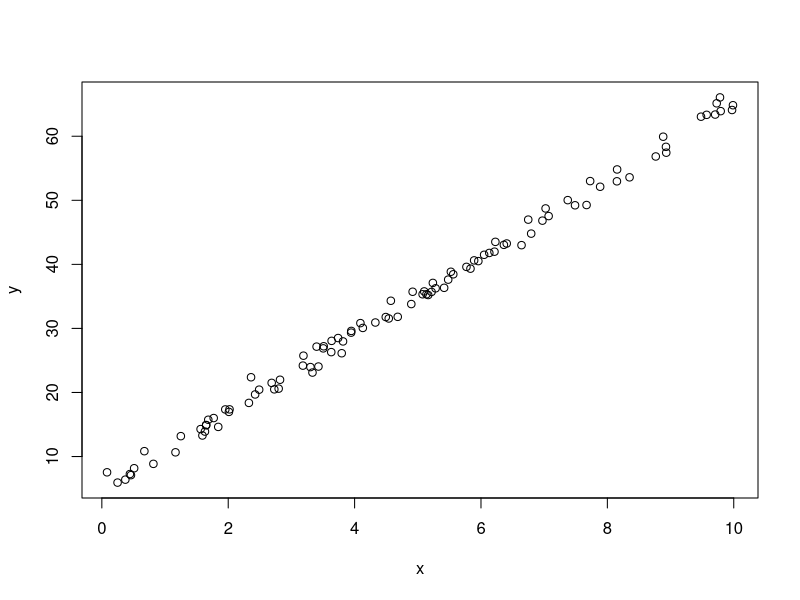
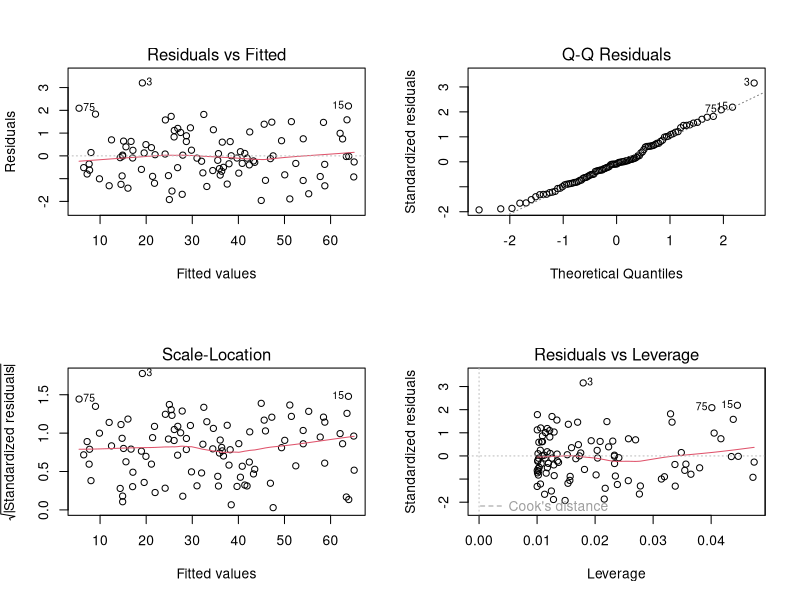
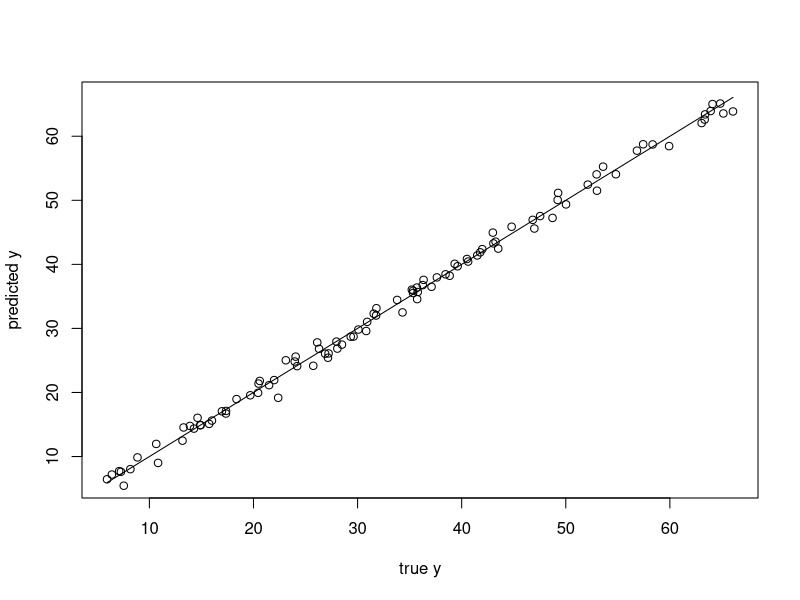
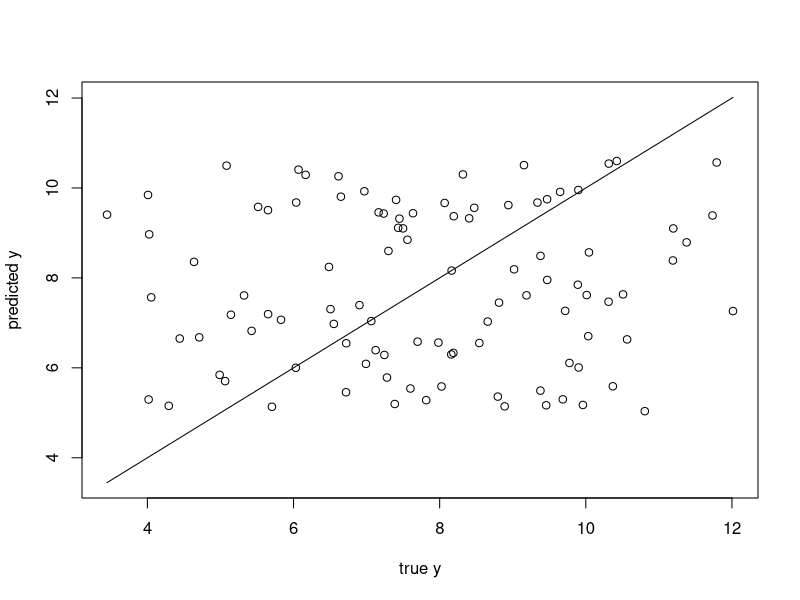
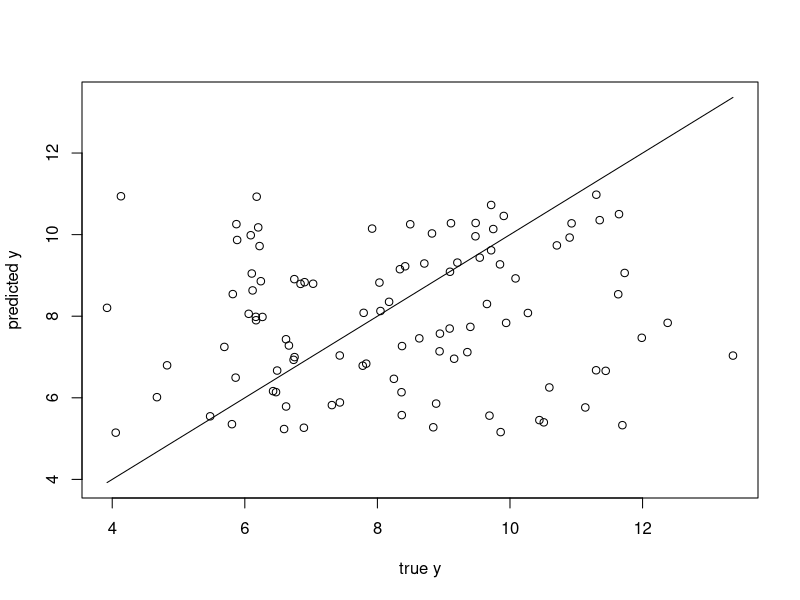
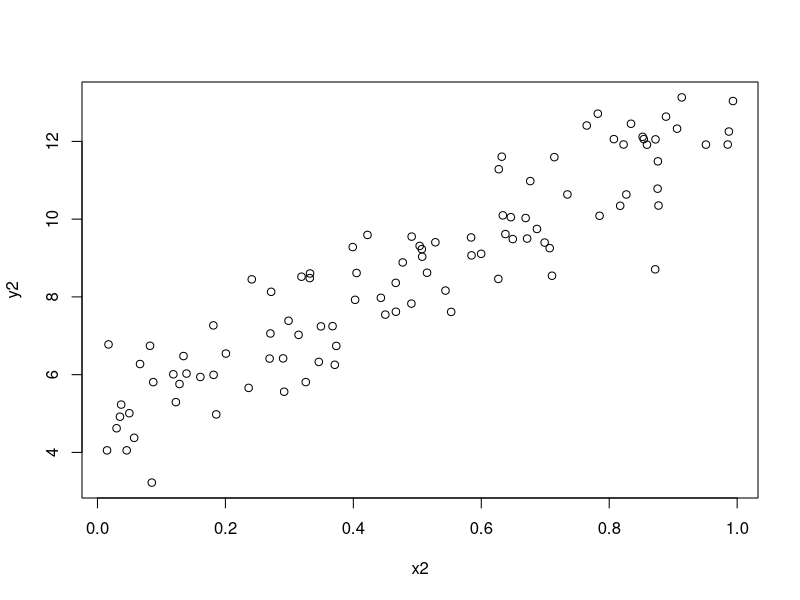
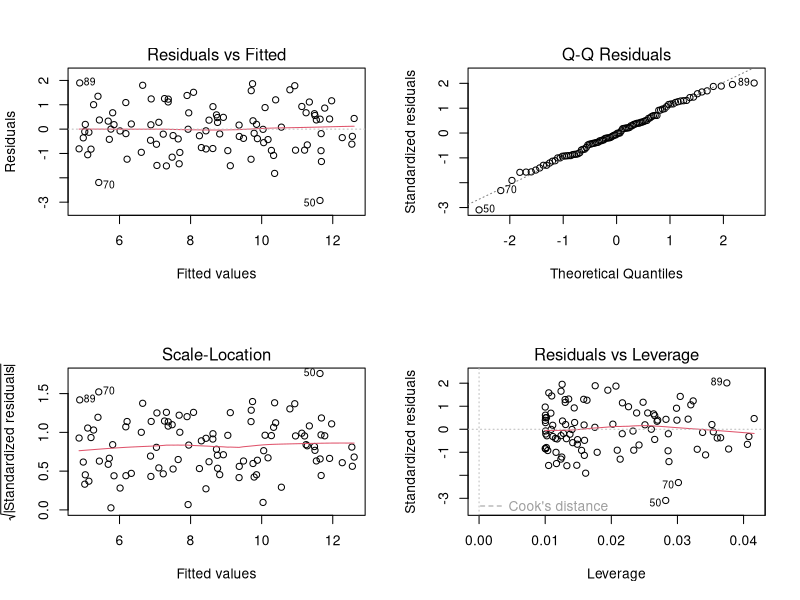
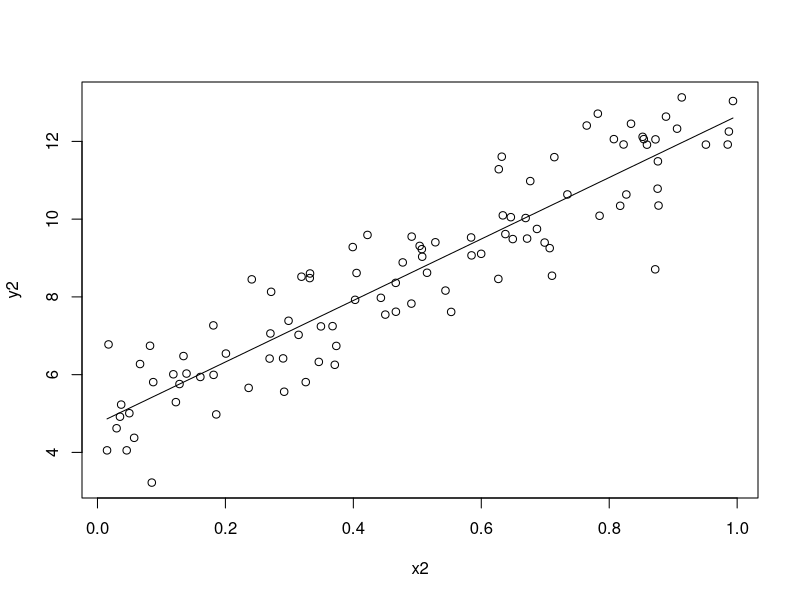

Write the R code that produced these figures, in order.
x <- runif(100, 0, 10)                  # 100 draws between 0 & 10
y <- 5 + 6*x + rnorm(100)               # beta = [2, 3] and sigma = 1
#Plot it
plot (x,y)
# OLS model
d <- lm(y ~ x)
# Learn about this object by saying ?lm and str(d)
str(d)
# Compact model results --
print(d)
# Pretty graphics for regression diagnostics --
par(mfrow=c(2,2))
plot(d)
ypred <- predict(d)
par(mfrow=c(1,1))
plot(y,y, type="l", xlab="true y", ylab="predicted y")
points(y, ypred)

d1 <- summary(d)
# Detailed model results --
print(d1)
summary(d1)
# Learn about this object by saying ?summary.lm and by saying str(d)
cat("OLS gave slope of ", d1$coefficients[2,1],   
    "and an R-sqr of ", d1$r.squared, "\n")
x1 <- runif(100)
# introduce a slight nonlinearity
y1 = 5 + 6*x1 + 0.1*x1*x1 + rnorm(100) 
m <- lm(y1 ~ x1)
x2 <- runif(100)
y2 = 5 + 6*x2  + 0.1*x2*x2 + rnorm(100)
y2pred <- predict(m,data.frame(x2))

par(mfrow=c(1,1))
plot(y2,y2, type="l", xlab="true y", ylab="predicted y")
points(y2, y2pred)

# Learn about this object by saying ?summary.lm and by saying str(d)
cat("OLS gave slope of ", d1$coefficients[2,1],   
    "and an R-sqr of ", d1$r.squared, "\n")

x1 <- runif(100)
# introduce a slight nonlinearity
y1 = 5 + 6*x1 + 0.1*x1*x1 + rnorm(100) 
m <- lm(y1 ~ x1)
x2 <- runif(100)
y2 = 5 + 6*x2  + 0.1*x2*x2 + rnorm(100)
y2pred <- predict(m,data.frame(x2))

par(mfrow=c(1,1))
plot(y2,y2, type="l", xlab="true y", ylab="predicted y")
points(y2, y2pred)

x2 <- x1
y2 = y1 + 2*x2*x2
par(mfrow=c(1,1))
plot(x2,y2)
d2 <- lm(y2 ~ x2)
summary(d2)

par(mfrow=c(2,2))
plot(d2)
par(mfrow=c(1,1))
plot (x2,y2)
points(sort(x2), d2$fitted[order(x2)], type = "l")
x2squared <- x2^2
d3 <- lm(y2 ~ x2 + x2squared)
summary(d3)

par(mfrow=c(2,2))
plot(d3)
par(mfrow=c(1,1))
plot(x2,y2)
points(sort(x2), d3$fitted[order(x2)], type = "l")



